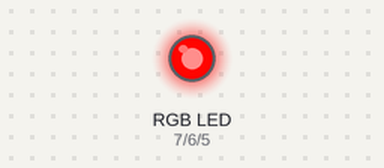
Recording of a sketch running on a simulated Arduino Uno, built with avr-gcc and run on an emulated ATmega328P. Shown: an RGB LED mixed from three pins (HIGH = lit).

Above: at 0.15 s.
At 6.2 s:
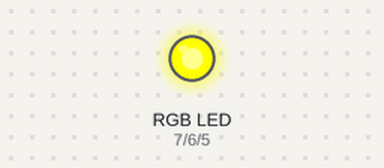
At 9.3 s:
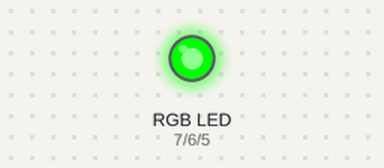
At 17.12 s:
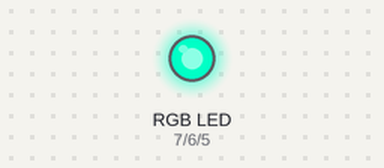
At 24.7 s:
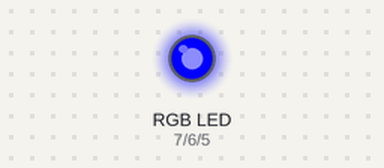
At 27.8 s:
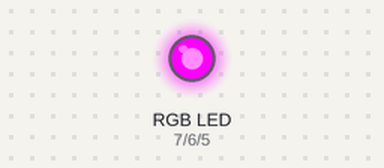
Timing chart, 0 to 40.0 s (numbered marks = the images above):
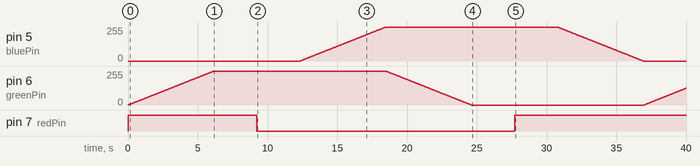

Measured:
- by itself, pin 5 (bluePin): rises from 0/255 to 255/255 in 6.1 s, then falls to 0/255 in 18.5 s
- by itself, pin 7 (redPin): LOW → HIGH at 0.00 s, → LOW 9.2 s later, → HIGH 18.5 s later

The sketch:

rgb-hsv.ino
```cpp
int redPin = 7;
int greenPin = 6;
int bluePin = 5;
float hue = 0;
int max = 360;

struct RGB {
    float r, g, b;
};

void setup() {
  Serial.begin(9600);
  pinMode(redPin, OUTPUT);
  pinMode(greenPin, OUTPUT);
  pinMode(bluePin, OUTPUT);
}

void loop() {
  // calculate hue to rgb
  RGB rgb = hsvToRgb(hue / 360, 1, 1);

  // update led
  analogWrite(redPin, rgb.r);
  analogWrite(greenPin, rgb.g);
  analogWrite(bluePin, rgb.b);

  // calculate next hue
  hue = hue >= max ? 0 : hue + 0.1;
  delay(10);
}

/**
 * Converts an HSV color value to RGB. Conversion formula
 * adapted from http://en.wikipedia.org/wiki/HSV_color_space.
 * Assumes h, s, and v are contained in the set [0, 1] and
 * returns r, g, and b in the set [0, 255].
 *
 * @param   Number  h       The hue
 * @param   Number  s       The saturation
 * @param   Number  v       The value
 * @return  Array           The RGB representation
 */
RGB hsvToRgb(float h, float s, float v) {
  int i = floor(h * 6);
  float f = h * 6 - i;
  float p = v * (1 - s);
  float q = v * (1 - f * s);
  float t = v * (1 - (1 - f) * s);
  float r, g, b;

  switch (i % 6) {
    case 0: r = v, g = t, b = p; break;
    case 1: r = q, g = v, b = p; break;
    case 2: r = p, g = v, b = t; break;
    case 3: r = p, g = q, b = v; break;
    case 4: r = t, g = p, b = v; break;
    case 5: r = v, g = p, b = q; break;
  }

  return {
    .r = r * 255,
    .g = g * 255,
    .b = b * 255
  };
}
```
